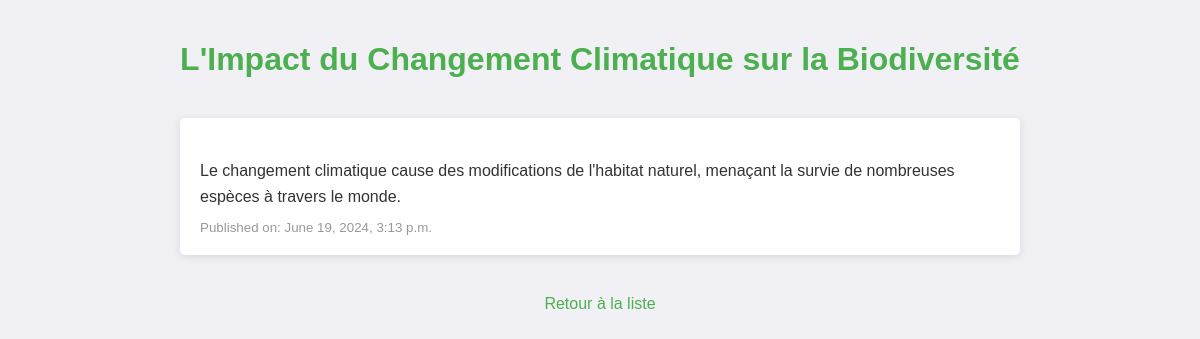
The page /articles/4/ on the database its author committed.
### main/models.py (models this page shows, shortened)
class Article(models.Model):
    title = models.CharField(max_length=200)
    content = models.TextField()
    publication_date = models.DateTimeField()

### main/views.py (the view)
# urls.py: path('articles/<int:article_id>/', views.article_detail, name='article_detail'),
def article_detail(request, article_id):
    article = get_object_or_404(Article, id=article_id)
    return render(request, 'main/article_detail.html', {'article': article})

### main/templates/main/article_detail.html (shortened to what this page needs)
<!DOCTYPE html>
<html lang="{{ LANGUAGE_CODE }}">
<head>
    <title>{% load i18n %}{{ article.title }}</title>
</head>
<body>
    <h1>{{ article.title }}</h1>
    <div class="article-container">
        <div class="content">
            <p>{{ article.content }}</p>
            <small>{% trans "Publié le :" %} {{ article.publication_date }}</small>
        </div>
    </div>
    <p><a href="{% url 'article_list' %}">{% trans "Retour à la liste" %}</a></p>
</body>
</html>

### main/templates/main/article_detail.html (style rules this page uses)
body { font-family: Arial, sans-serif; background-color: #f0f0f5; color: #333; margin: 0; padding: 20px; display: flex; flex-direction: column; align-items: center; }
.article-container { max-width: 800px; margin: 20px; padding: 20px; background-color: #fff; border-radius: 5px; box-shadow: 0 2px 10px rgba(0, 0, 0, 0.1); }
h1 { text-align: center; color: #4CAF50; margin-bottom: 20px; }
.content { margin-top: 20px; }
p { line-height: 1.6; margin-bottom: 10px; }
small { color: #999; display: block; margin-top: 10px; }
a { color: #4CAF50; text-decoration: none; }

### rows shown on the page
Article: title "L'Impact du Changement Climatique sur la Biodiversité", content "Le changement climatique cause des modifications de l'habitat naturel, menaçant la survie de nombreuses espèces à travers le monde.", publication_date "June 19, 2024, 3:13 p.m."
